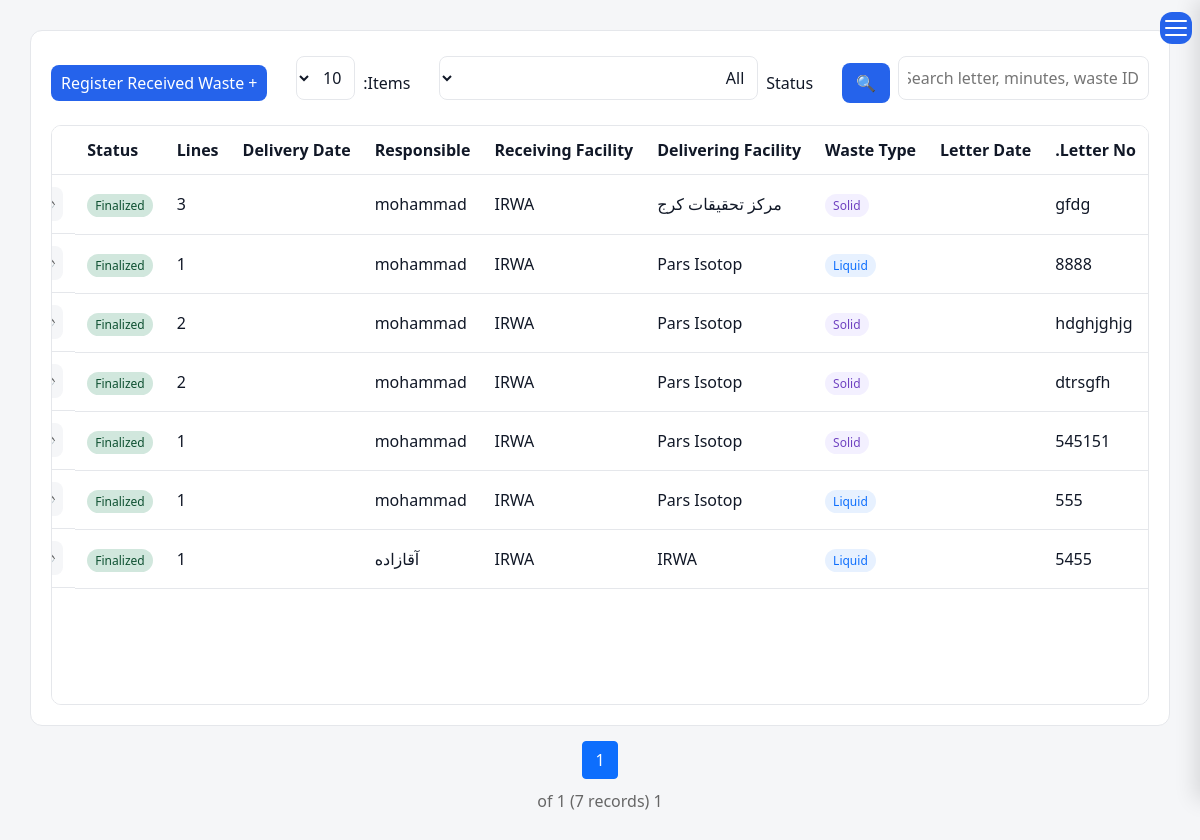
Page /waste/receipts/ (signed in) on the committed database.
### waste/models_receipt.py (models this page shows, shortened)
class WasteReceipt(models.Model):
    waste_type = models.CharField(_("Waste Type"), max_length=10, choices=WasteType.choices)
    letter_number = models.CharField(_("Letter Number"), max_length=100)      # = request number on the form
    letter_date = models.DateField(_("Letter Date"))                          # = request date on the form
    letter_file = models.FileField(_("Letter"), upload_to="waste/receipts/letters/", validators=[validate_attachment])
    origin_facility = models.ForeignKey(FacilityModel, verbose_name=_("Delivering Facility"),
                                        on_delete=models.PROTECT, related_name="waste_deliveries")
    facility = models.ForeignKey(FacilityModel, verbose_name=_("Receiving Facility"),
                                 on_delete=models.PROTECT, related_name="waste_receipts")
    laboratory = models.CharField(_("Laboratory / Unit"), max_length=150, blank=True)
    received_by = models.ForeignKey(settings.AUTH_USER_MODEL, verbose_name=_("Received By (responsible)"),
                                    on_delete=models.PROTECT, related_name="receipts_to_complete")
    description = models.TextField(_("Description"), blank=True)
    delivery_date = models.DateField(_("Delivery Date"), null=True, blank=True)
    minutes_number = models.CharField(_("Minutes Number"), max_length=100, blank=True)
    minutes_date = models.DateField(_("Minutes Date"), null=True, blank=True)
    nuclides = models.ManyToManyField(Nuclides, verbose_name=_("Radionuclides Present"),
                                      blank=True, related_name="waste_receipts")
    waste_origin_place = models.CharField(_("Waste Generation Place"), max_length=255, blank=True)
    cabin_dose_uSv = models.DecimalField(_("Driver Cabin Dose (µSv/h)"), max_digits=10, decimal_places=3, null=True, blank=True)
    container_dose_uSv = models.DecimalField(_("Carrier Container Dose (µSv/h)"), max_digits=10, decimal_places=3, null=True, blank=True)
    deliverer_name = models.CharField(_("Deliverer Representative"), max_length=150, blank=True)
    deliverer_position = models.CharField(_("Deliverer Position"), max_length=150, blank=True)
    signed_minutes_file = models.FileField(_("Signed Minutes"), upload_to="waste/receipts/minutes/",
                                           validators=[validate_attachment], null=True, blank=True)
    status = models.CharField(_("Status"), max_length=20, choices=ReceiptStatus.choices, default=ReceiptStatus.DRAFT)
    finalized_at = models.DateTimeField(null=True, blank=True)
    finalized_by = models.ForeignKey(settings.AUTH_USER_MODEL, on_delete=models.SET_NULL, null=True, blank=True, related_name="+")
    created_by = models.ForeignKey(settings.AUTH_USER_MODEL, on_delete=models.SET_NULL, null=True, related_name="+")
    created_at = models.DateTimeField(auto_now_add=True)
    updated_at = models.DateTimeField(auto_now=True)
    history = HistoricalRecords()
    class Meta:
        ordering = ("-created_at",)
        verbose_name = _("Waste Receipt")
        verbose_name_plural = _("Waste Receipts")
        permissions = [("manage_receipts", "Can complete and finalize any waste receipt")]
        constraints = [models.UniqueConstraint(fields=["origin_facility", "letter_number"], name="uniq_receipt_letter_per_origin")]
    @property
    def receiver_name(self):
        u = self.received_by
        profile = getattr(u, "profile", None)          # None if the user has no profile
        return (profile.full_name if profile and profile.full_name else None) or u.get_full_name() or u.get_username()

### facilities/models.py (models this page shows)
class FacilityModel(models.Model):
    name = models.CharField(
        _("Facility Name"),
        max_length=255, blank=True,null=True
    )
    responsible_person = models.CharField(
        _("Responsible Person"),
        max_length=150, blank=True,null=True
    )
    telephone = models.CharField(
        _("Telephone"),
        max_length=50, blank=True,null=True
    )
    email = models.EmailField(
        _("Email"),
        blank=True,null=True
    )
    address1 = models.CharField(
        _("Address Line 1"),
        max_length=255, blank=True,null=True
    )
    address2 = models.CharField(
        _("Address Line 2"),
        max_length=255,
         blank=True,null=True
    )
    postal_code = models.CharField(
        _("Postal Code"),
        max_length=20,
         blank=True,null=True
    )
    national_id = models.CharField(
        _("National ID"),
        max_length=50,
         blank=True,null=True
    )
    economic_code = models.CharField(
        _("Economic Code"),
        max_length=50,
         blank=True,null=True
    )
    created_at = models.DateTimeField(
        _("Created At"),
        auto_now_add=True
    )
    updated_at = models.DateTimeField(
        _("Updated At"),
        auto_now=True
    )
    class Meta:
        ordering = ["name"]
        verbose_name = _("Facility")
        verbose_name_plural = _("Facilities")
        constraints = [
            models.UniqueConstraint(
                fields=["national_id"],
                name="unique_facility_national_id",
                condition=models.Q(national_id__isnull=False),
            ),
            models.UniqueConstraint(
                fields=["postal_code"],
                name="unique_facility_postal_code",
                condition=models.Q(postal_code__isnull=False),
            ),
            models.UniqueConstraint(
                fields=["economic_code"],
                name="unique_facility_economic_code",
                condition=models.Q(economic_code__isnull=False),
            ),
        ]
    def __str__(self):
        return str(self.name) if self.name else _("Unnamed Facility")

### accounts/models.py (models this page shows, shortened)
class UserProfile(models.Model):
    user = models.OneToOneField(
        settings.AUTH_USER_MODEL,
        on_delete=models.CASCADE,
        related_name="profile",
    )
    full_name = models.CharField(
        max_length=150
    )
    position = models.CharField(
        max_length=150,
        blank=True,
        null=True
    )
    signature_image = models.ImageField(
        upload_to=signature_upload_path,
        help_text=(
            "Upload scanned signature image"
        ),
        blank=True,
        null=True,
    )
    signature_clean = models.ImageField(
        upload_to=clean_signature_upload_path,
        help_text=(
            "Automatically generated transparent signature"
        ),
        blank=True,
        null=True,
        editable=False,
    )

### waste/views_receipt.py (the view)
@login_required
def receipt_list(request):
    qs = (WasteReceipt.objects
          .select_related("origin_facility", "facility", "received_by__profile")
          .annotate(line_count=Count("lines", distinct=True)))
    search = request.GET.get("search", "").strip()
    if search:
        qs = qs.filter(
            Q(letter_number__icontains=search) | Q(minutes_number__icontains=search)
            | Q(laboratory__icontains=search) | Q(lines__batch__waste_id__icontains=search)
            | Q(lines__packages__batch__waste_id__icontains=search)
        ).distinct()
    status = request.GET.get("status", "")
    if status in ReceiptStatus.values:
        qs = qs.filter(status=status)
    else:
        status = ""
    size = request.GET.get("size", "10")
    if size not in PAGE_SIZES:
        size = "10"
    per_page = max(qs.count(), 1) if size == "all" else int(size)
    page_obj = Paginator(qs, per_page).get_page(request.GET.get("page"))
    for r in page_obj:                      # per-row permission flag for the action icons
        r.can_complete = _can_complete(request.user, r)
    extra = {"size": size, "status": status, "search": search}
    extra_qs = urlencode({k: v for k, v in extra.items() if v})
    return render(request, "waste/receipt/list.html", {
        "page_obj": page_obj, "search": search, "current_status": status,
        "statuses": ReceiptStatus.choices, "page_size": size,
        "extra_qs": f"&{extra_qs}" if extra_qs else "", "S": ReceiptStatus,
    })

### waste/templatetags/receipt_tags.py (called while the page is built)
@register.filter
def jdate(value, fmt="%Y/%m/%d"):
    if not value:
        return "-"
    if isinstance(value, datetime.datetime):
        if timezone.is_aware(value):
            value = timezone.localtime(value)
        return jdatetime.datetime.fromgregorian(datetime=value).strftime(fmt)
    return jdatetime.date.fromgregorian(date=value).strftime(fmt)

### waste/views_receipt.py (called while the page is built)
def _can_complete(user, receipt):
    return user == receipt.received_by or user.has_perm("waste.manage_receipts")

### templates/waste/receipt/list.html (shortened to what this page needs)
{% extends 'base.html' %}
{% load i18n %}
{% load receipt_tags %}
{% block content %}
<div class="content">
<form method="get" class="table-header">
  <div class="header-group">
    <input type="text" name="search" value="{{ search }}" placeholder="{% trans 'Search letter, minutes, waste ID...' %}">
    <button type="submit">🔍</button>
  </div>
  <div class="header-group">
    <label for="statusFilter">{% trans "Status" %}</label>
    <select id="statusFilter" name="status" onchange="this.form.submit()">
      <option value="">{% trans "All" %}</option>
    </select>
  </div>
  <div class="header-group">
    <label for="pageSize">{% trans "Items:" %}</label>
    <select id="pageSize" name="size" onchange="this.form.submit()">
      <option value="10" {% if page_size == "10" %}selected{% endif %}>10</option>
    </select>
  </div>
  <div class="header-group">
    <a href="{% url 'waste_receipt_create' %}" class="btn-blue">+ {% trans "Register Received Waste" %}</a>
  </div>
</form>
<div class="table-scroll">
<table id="mainTable">
<thead>
<tr>
  <th>{% trans "Letter No." %}</th>
  <th>{% trans "Letter Date" %}</th>
  <th>{% trans "Waste Type" %}</th>
  <th>{% trans "Delivering Facility" %}</th>
  <th>{% trans "Receiving Facility" %}</th>
  <th>{% trans "Responsible" %}</th>
  <th>{% trans "Delivery Date" %}</th>
  <th>{% trans "Lines" %}</th>
  <th>{% trans "Status" %}</th>
  <th>{% trans "Actions" %}</th>
</tr>
</thead>
<tbody>
{% for r in page_obj %}
<tr>
  <td>{{ r.letter_number }}</td>
  <td>{{ r.letter_date|jdate }}</td>
  <td>
    {% if r.waste_type == "LIQUID" %}<span class="badge-liquid">{{ r.get_waste_type_display }}</span>
    {% else %}<span class="badge-solid">{{ r.get_waste_type_display }}</span>{% endif %}
  </td>
  <td>{{ r.origin_facility }}</td>
  <td>{{ r.facility }}</td>
  <td>{{ r.receiver_name }}</td>
  <td>{{ r.delivery_date|jdate }}</td>
  <td>{{ r.line_count }}</td>
  <td><span class="badge-status st-{{ r.status }}">{{ r.get_status_display }}</span></td>
  <td class="action-icons">
    <a href="{% url 'waste_receipt_detail' r.pk %}" class="icon-btn" title="{% trans 'View' %}">👁</a>
  </td>
</tr>
{% empty %}
<tr><td colspan="10" class="text-center">{% trans "No received waste found." %}</td></tr>
{% endfor %}
</tbody>
</table>
</div>
</div>
<div class="pagination">
  {% for num in page_obj.paginator.page_range %}
    {% if num >= page_obj.number|add:"-2" and num <= page_obj.number|add:"2" %}
      {% if page_obj.number == num %}<span class="current">{{ num }}</span>
      {% else %}<a href="?page={{ num }}{{ extra_qs }}">{{ num }}</a>{% endif %}
    {% endif %}
  {% endfor %}
</div>
<div class="page-info">
  {{ page_obj.number }} {% trans "of" %} {{ page_obj.paginator.num_pages }}
  ({{ page_obj.paginator.count }} {% trans "records" %})
</div>
{% endblock %}

### static/css/base.css (style rules this page uses)
* { margin:0; padding:0; box-sizing:border-box; }
html.rtl { font-family:Vazirmatn,sans-serif; }
:root { --bg: #f5f6f8; --card: #ffffff; --text: #111827; --muted: #6b7280; --border: #e5e7eb; --primary: #2563eb; --sidebar: #1f2937; --sidebar-text: #374151; }
body { background: var(--bg); color: var(--text); }
.content { background: var(--card); padding: 20px; border-radius: 12px; border: 1px solid var(--border); }
th, td { padding: 12px; border-bottom: 1px solid var(--border); text-align: left; }
th { background: rgba(0,0,0,0.03); }
input:not(.form-control), select:not(.form-select), textarea:not(.form-control) { width: 100%; padding: 9px; margin-top: 5px; margin-bottom: 15px; border: 1px solid var(--border); border-radius: 8px; background: var(--card); color: var(--text); }
button { background: var(--primary); color: white; padding: 8px 14px; border: none; border-radius: 8px; cursor: pointer; }
table { width: max-content; min-width: 100%; border-collapse: collapse; }
.btn-blue { background: #2563eb; color: white; padding: 6px 10px; border-radius: 8px; text-decoration: none; }
.pagination { margin-top: 15px; text-align: center; }
.table-header { display: flex; flex-wrap: wrap; justify-content: space-between; gap: 10px; margin-bottom: 10px; }
.header-group { display: flex; gap: 8px; align-items: center; }
.table-scroll { height: calc(100vh - 220px); overflow: auto; border: 1px solid var(--border); border-radius: 10px; background: var(--card); }
table thead th { position: sticky; top: 0; background: var(--card); z-index: 10; }

### templates/waste/receipt/_style.html (style rules this page uses)
.action-icons { display:flex; gap:8px; align-items:center; }
.icon-btn { display:inline-flex; justify-content:center; align-items:center; width:34px; height:34px; border-radius:8px; text-decoration:none; font-size:16px; background:#f5f6f8; color:#444; transition:all .2s ease; border:1px solid transparent; }
.pagination { display:flex; justify-content:center; align-items:center; gap:6px; margin-top:15px; }
.pagination a, .pagination span { padding:6px 12px; border:1px solid #ccc; border-radius:4px; text-decoration:none; }
.pagination .current { background:#0d6efd; color:#fff; border-color:#0d6efd; }
.page-info { text-align:center; margin-top:10px; color:#666; }
.badge-liquid { background:#e7f1ff; color:#0d6efd; padding:3px 8px; border-radius:12px; font-size:12px; }
.badge-solid { background:#f3f0ff; color:#6f42c1; padding:3px 8px; border-radius:12px; font-size:12px; }
.badge-status { padding:3px 8px; border-radius:12px; font-size:12px; white-space:nowrap; }
.st-FINALIZED { background:#d1e7dd; color:#0f5132; }

### rows in the picture
WasteReceipt: letter_number "gfdg", waste_type "Solid", origin_facility "مرکز تحقیقات کرج", facility "IRWA", receiver_name "mohammad", line_count "3", status "Finalized"
WasteReceipt: letter_number "8888", waste_type "Liquid", origin_facility "Pars Isotop", facility "IRWA", receiver_name "mohammad", line_count "1", status "Finalized"
WasteReceipt: letter_number "hdghjghjg", waste_type "Solid", origin_facility "Pars Isotop", facility "IRWA", receiver_name "mohammad", line_count "2", status "Finalized"
WasteReceipt: letter_number "dtrsgfh", waste_type "Solid", origin_facility "Pars Isotop", facility "IRWA", receiver_name "mohammad", line_count "2", status "Finalized"
WasteReceipt: letter_number "545151", waste_type "Solid", origin_facility "Pars Isotop", facility "IRWA", receiver_name "mohammad", line_count "1", status "Finalized"
WasteReceipt: letter_number "555", waste_type "Liquid", origin_facility "Pars Isotop", facility "IRWA", receiver_name "mohammad", line_count "1", status "Finalized"
WasteReceipt: letter_number "5455", waste_type "Liquid", origin_facility "IRWA", facility "IRWA", receiver_name "آقازاده", line_count "1", status "Finalized"

### other values in the picture
{{ num }} "1"
{{ page_obj.paginator.num_pages }} "1"
{{ page_obj.paginator.count }} "7"
